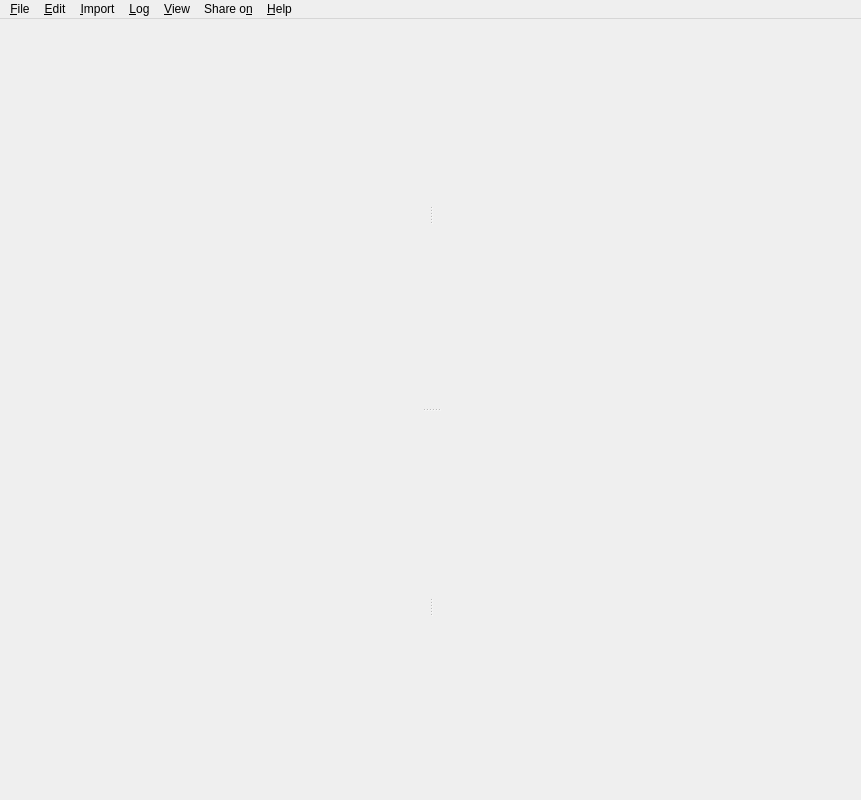
<?xml version="1.0" encoding="UTF-8"?>
<ui version="4.0">
 <class>MainWindow</class>
 <widget class="QMainWindow" name="MainWindow">
  <property name="geometry">
   <rect>
    <x>0</x>
    <y>0</y>
    <width>861</width>
    <height>800</height>
   </rect>
  </property>
  <widget class="QWidget" name="centralwidget">
   <layout class="QVBoxLayout" name="fullWindowLayout">
    <property name="spacing">
     <number>0</number>
    </property>
    <property name="leftMargin">
     <number>0</number>
    </property>
    <property name="topMargin">
     <number>0</number>
    </property>
    <property name="rightMargin">
     <number>0</number>
    </property>
    <property name="bottomMargin">
     <number>0</number>
    </property>
    <item>
     <widget class="QSplitter" name="mainSplitter">
      <property name="orientation">
       <enum>Qt::Vertical</enum>
      </property>
      <widget class="QSplitter" name="topSplitter">
       <property name="orientation">
        <enum>Qt::Horizontal</enum>
       </property>
       <widget class="QStackedWidget" name="topLeft"/>
       <widget class="QStackedWidget" name="topRight"/>
      </widget>
      <widget class="QSplitter" name="bottomSplitter">
       <property name="orientation">
        <enum>Qt::Horizontal</enum>
       </property>
       <widget class="QStackedWidget" name="bottomLeft"/>
       <widget class="QStackedWidget" name="bottomRight"/>
      </widget>
     </widget>
    </item>
    <item>
     <widget class="NotificationWidget" name="mainErrorMessage" native="true"/>
    </item>
   </layout>
  </widget>
  <widget class="QMenuBar" name="menubar">
   <property name="geometry">
    <rect>
     <x>0</x>
     <y>0</y>
     <width>861</width>
     <height>29</height>
    </rect>
   </property>
   <widget class="QMenu" name="menuFile">
    <property name="title">
     <string>&amp;File</string>
    </property>
    <addaction name="actionNew"/>
    <addaction name="actionOpen"/>
    <addaction name="actionSave"/>
    <addaction name="actionSaveAs"/>
    <addaction name="actionCloudstorageopen"/>
    <addaction name="actionCloudstoragesave"/>
    <addaction name="actionCloudOnline"/>
    <addaction name="separator"/>
    <addaction name="actionClose"/>
    <addaction name="actionExport"/>
    <addaction name="actionPrint"/>
    <addaction name="actionPreferences"/>
    <addaction name="separator"/>
    <addaction name="actionHash_images"/>
    <addaction name="actionConfigure_Dive_Computer"/>
    <addaction name="actionQuit"/>
   </widget>
   <widget class="QMenu" name="menuLog">
    <property name="title">
     <string>&amp;Log</string>
    </property>
    <addaction name="actionAddDive"/>
    <addaction name="actionDivePlanner"/>
    <addaction name="actionReplanDive"/>
    <addaction name="copy"/>
    <addaction name="paste"/>
    <addaction name="separator"/>
    <addaction name="actionRenumber"/>
    <addaction name="actionAutoGroup"/>
    <addaction name="separator"/>
    <addaction name="actionEditDeviceNames"/>
    <addaction name="actionFilterTags"/>
   </widget>
   <widget class="QMenu" name="menuView">
    <property name="title">
     <string>&amp;View</string>
    </property>
    <addaction name="actionViewAll"/>
    <addaction name="actionViewList"/>
    <addaction name="actionViewProfile"/>
    <addaction name="actionViewInfo"/>
    <addaction name="actionViewMap"/>
    <addaction name="separator"/>
    <addaction name="actionYearlyStatistics"/>
    <addaction name="actionPreviousDC"/>
    <addaction name="actionNextDC"/>
    <addaction name="separator"/>
    <addaction name="actionFullScreen"/>
   </widget>
   <widget class="QMenu" name="menuHelp">
    <property name="title">
     <string>&amp;Help</string>
    </property>
    <addaction name="actionAboutSubsurface"/>
    <addaction name="action_Check_for_Updates"/>
    <addaction name="actionUserSurvey"/>
    <addaction name="actionUserManual"/>
   </widget>
   <widget class="QMenu" name="menuImport">
    <property name="title">
     <string>&amp;Import</string>
    </property>
    <addaction name="actionDownloadDC"/>
    <addaction name="actionImportDiveLog"/>
    <addaction name="actionDivelogs_de"/>
   </widget>
   <widget class="QMenu" name="menu_Edit">
    <property name="title">
     <string>&amp;Edit</string>
    </property>
   </widget>
   <widget class="QMenu" name="menuShare_on">
    <property name="title">
     <string>Share o&amp;n</string>
    </property>
    <addaction name="separator"/>
   </widget>
   <addaction name="menuFile"/>
   <addaction name="menu_Edit"/>
   <addaction name="menuImport"/>
   <addaction name="menuLog"/>
   <addaction name="menuView"/>
   <addaction name="menuShare_on"/>
   <addaction name="menuHelp"/>
  </widget>
  <action name="actionNew">
   <property name="text">
    <string>&amp;New logbook</string>
   </property>
   <property name="toolTip">
    <string>New</string>
   </property>
   <property name="shortcut">
    <string notr="true">Ctrl+N</string>
   </property>
  </action>
  <action name="actionOpen">
   <property name="text">
    <string>&amp;Open logbook</string>
   </property>
   <property name="toolTip">
    <string>Open</string>
   </property>
   <property name="shortcut">
    <string notr="true">Ctrl+O</string>
   </property>
  </action>
  <action name="actionSave">
   <property name="text">
    <string>&amp;Save</string>
   </property>
   <property name="toolTip">
    <string>Save</string>
   </property>
   <property name="shortcut">
    <string notr="true">Ctrl+S</string>
   </property>
  </action>
  <action name="actionSaveAs">
   <property name="text">
    <string>Sa&amp;ve as</string>
   </property>
   <property name="toolTip">
    <string>Save as</string>
   </property>
   <property name="shortcut">
    <string notr="true">Ctrl+Shift+S</string>
   </property>
  </action>
  <action name="actionClose">
   <property name="text">
    <string>&amp;Close</string>
   </property>
   <property name="toolTip">
    <string>Close</string>
   </property>
   <property name="shortcut">
    <string notr="true">Ctrl+W</string>
   </property>
  </action>
  <action name="actionPrint">
   <property name="text">
    <string>&amp;Print</string>
   </property>
   <property name="shortcut">
    <string notr="true">Ctrl+P</string>
   </property>
  </action>
  <action name="actionPreferences">
   <property name="text">
    <string>P&amp;references</string>
   </property>
   <property name="shortcut">
    <string notr="true">Ctrl+,</string>
   </property>
   <property name="menuRole">
    <enum>QAction::PreferencesRole</enum>
   </property>
  </action>
  <action name="actionQuit">
   <property name="text">
    <string>&amp;Quit</string>
   </property>
   <property name="shortcut">
    <string notr="true">Ctrl+Q</string>
   </property>
   <property name="menuRole">
    <enum>QAction::QuitRole</enum>
   </property>
  </action>
  <action name="actionDownloadDC">
   <property name="text">
    <string>Import from &amp;dive computer</string>
   </property>
   <property name="shortcut">
    <string notr="true">Ctrl+D</string>
   </property>
  </action>
  <action name="actionEditDeviceNames">
   <property name="text">
    <string>Edit device &amp;names</string>
   </property>
  </action>
  <action name="actionAddDive">
   <property name="text">
    <string>&amp;Add dive</string>
   </property>
   <property name="shortcut">
    <string notr="true">Ctrl++</string>
   </property>
  </action>
  <action name="copy">
   <property name="text">
    <string>&amp;Copy dive components</string>
   </property>
   <property name="shortcut">
    <string notr="true">Ctrl+C</string>
   </property>
  </action>
  <action name="paste">
   <property name="text">
    <string>&amp;Paste dive components</string>
   </property>
   <property name="shortcut">
    <string notr="true">Ctrl+V</string>
   </property>
  </action>
  <action name="actionRenumber">
   <property name="text">
    <string>&amp;Renumber</string>
   </property>
   <property name="shortcut">
    <string notr="true">Ctrl+R</string>
   </property>
  </action>
  <action name="actionAutoGroup">
   <property name="checkable">
    <bool>true</bool>
   </property>
   <property name="text">
    <string>Auto &amp;group</string>
   </property>
  </action>
  <action name="actionYearlyStatistics">
   <property name="text">
    <string>&amp;Yearly statistics</string>
   </property>
   <property name="shortcut">
    <string notr="true">Ctrl+Y</string>
   </property>
  </action>
  <action name="actionViewList">
   <property name="text">
    <string>&amp;Dive list</string>
   </property>
   <property name="shortcut">
    <string notr="true">Ctrl+2</string>
   </property>
  </action>
  <action name="actionViewProfile">
   <property name="text">
    <string>&amp;Profile</string>
   </property>
   <property name="shortcut">
    <string notr="true">Ctrl+3</string>
   </property>
  </action>
  <action name="actionViewInfo">
   <property name="text">
    <string>&amp;Info</string>
   </property>
   <property name="shortcut">
    <string notr="true">Ctrl+4</string>
   </property>
  </action>
  <action name="actionViewAll">
   <property name="text">
    <string>&amp;All</string>
   </property>
   <property name="shortcut">
    <string notr="true">Ctrl+1</string>
   </property>
  </action>
  <action name="actionPreviousDC">
   <property name="text">
    <string>P&amp;revious DC</string>
   </property>
   <property name="shortcut">
    <string notr="true">Left</string>
   </property>
  </action>
  <action name="actionNextDC">
   <property name="text">
    <string>&amp;Next DC</string>
   </property>
   <property name="shortcut">
    <string notr="true">Right</string>
   </property>
  </action>
  <action name="actionAboutSubsurface">
   <property name="text">
    <string>&amp;About Subsurface</string>
   </property>
   <property name="menuRole">
    <enum>QAction::AboutRole</enum>
   </property>
  </action>
  <action name="actionUserManual">
   <property name="text">
    <string>User &amp;manual</string>
   </property>
   <property name="shortcut">
    <string notr="true">F1</string>
   </property>
  </action>
  <action name="actionViewMap">
   <property name="text">
    <string>&amp;Map</string>
   </property>
   <property name="shortcut">
    <string notr="true">Ctrl+5</string>
   </property>
  </action>
  <action name="actionDivePlanner">
   <property name="text">
    <string>P&amp;lan dive</string>
   </property>
   <property name="shortcut">
    <string notr="true">Ctrl+L</string>
   </property>
  </action>
  <action name="actionImportDiveLog">
   <property name="text">
    <string>&amp;Import log files</string>
   </property>
   <property name="toolTip">
    <string>Import divelog files from other applications</string>
   </property>
   <property name="shortcut">
    <string notr="true">Ctrl+I</string>
   </property>
  </action>
  <action name="actionDivelogs_de">
   <property name="text">
    <string>Import &amp;from divelogs.de</string>
   </property>
  </action>
  <action name="actionFullScreen">
   <property name="checkable">
    <bool>true</bool>
   </property>
   <property name="text">
    <string>&amp;Full screen</string>
   </property>
   <property name="toolTip">
    <string>Toggle full screen</string>
   </property>
   <property name="shortcut">
    <string notr="true">F11</string>
   </property>
  </action>
  <action name="action_Check_for_Updates">
   <property name="text">
    <string>&amp;Check for updates</string>
   </property>
  </action>
  <action name="actionExport">
   <property name="text">
    <string>&amp;Export</string>
   </property>
   <property name="toolTip">
    <string>Export dive logs</string>
   </property>
   <property name="shortcut">
    <string notr="true">Ctrl+E</string>
   </property>
  </action>
  <action name="actionConfigure_Dive_Computer">
   <property name="text">
    <string>Configure &amp;dive computer</string>
   </property>
   <property name="shortcut">
    <string notr="true">Ctrl+Shift+C</string>
   </property>
   <property name="menuRole">
    <enum>QAction::NoRole</enum>
   </property>
  </action>
  <action name="actionReplanDive">
   <property name="text">
    <string>Edit &amp;dive in planner</string>
   </property>
  </action>
  <action name="profPO2">
   <property name="checkable">
    <bool>true</bool>
   </property>
   <property name="icon">
    <iconset>
     <normaloff>:pp-o2-icon</normaloff>:pp-o2-icon</iconset>
   </property>
   <property name="text">
    <string>Toggle pO₂ graph</string>
   </property>
  </action>
  <action name="profPn2">
   <property name="checkable">
    <bool>true</bool>
   </property>
   <property name="icon">
    <iconset>
     <normaloff>:pp-n2-icon</normaloff>:pp-n2-icon</iconset>
   </property>
   <property name="text">
    <string>Toggle pN₂ graph</string>
   </property>
  </action>
  <action name="profPhe">
   <property name="checkable">
    <bool>true</bool>
   </property>
   <property name="icon">
    <iconset>
     <normaloff>:pp-he-icon</normaloff>:pp-he-icon</iconset>
   </property>
   <property name="text">
    <string>Toggle pHe graph</string>
   </property>
  </action>
  <action name="profDcCeiling">
   <property name="checkable">
    <bool>true</bool>
   </property>
   <property name="icon">
    <iconset>
     <normaloff>:ceiling-dc-icon</normaloff>:ceiling-dc-icon</iconset>
   </property>
   <property name="text">
    <string>Toggle DC reported ceiling</string>
   </property>
  </action>
  <action name="profCalcCeiling">
   <property name="checkable">
    <bool>true</bool>
   </property>
   <property name="icon">
    <iconset>
     <normaloff>:ceiling-calculated-icon</normaloff>:ceiling-calculated-icon</iconset>
   </property>
   <property name="text">
    <string>Toggle calculated ceiling</string>
   </property>
  </action>
  <action name="profCalcAllTissues">
   <property name="checkable">
    <bool>true</bool>
   </property>
   <property name="icon">
    <iconset>
     <normaloff>:ceiling-tissues-icon</normaloff>:ceiling-tissues-icon</iconset>
   </property>
   <property name="text">
    <string>Toggle calculating all tissues</string>
   </property>
  </action>
  <action name="profIncrement3m">
   <property name="checkable">
    <bool>true</bool>
   </property>
   <property name="icon">
    <iconset>
     <normaloff>:ceiling-increments-icon</normaloff>:ceiling-increments-icon</iconset>
   </property>
   <property name="text">
    <string>Toggle calculated ceiling with 3m increments</string>
   </property>
  </action>
  <action name="profHR">
   <property name="checkable">
    <bool>true</bool>
   </property>
   <property name="icon">
    <iconset>
     <normaloff>:rate-heart-icon</normaloff>:rate-heart-icon</iconset>
   </property>
   <property name="text">
    <string>Toggle heart rate</string>
   </property>
  </action>
  <action name="profMod">
   <property name="checkable">
    <bool>true</bool>
   </property>
   <property name="icon">
    <iconset>
     <normaloff>:depth-mod-icon</normaloff>:depth-mod-icon</iconset>
   </property>
   <property name="text">
    <string>Toggle MOD</string>
   </property>
  </action>
  <action name="profEad">
   <property name="checkable">
    <bool>true</bool>
   </property>
   <property name="icon">
    <iconset>
     <normaloff>:depth-ead-icon</normaloff>:depth-ead-icon</iconset>
   </property>
   <property name="text">
    <string>Toggle EAD, END, EADD</string>
   </property>
  </action>
  <action name="profNdl_tts">
   <property name="checkable">
    <bool>true</bool>
   </property>
   <property name="icon">
    <iconset>
     <normaloff>:depth-ndl-icon</normaloff>:depth-ndl-icon</iconset>
   </property>
   <property name="text">
    <string>Toggle NDL, TTS</string>
   </property>
  </action>
  <action name="profSAC">
   <property name="checkable">
    <bool>true</bool>
   </property>
   <property name="icon">
    <iconset>
     <normaloff>:rate-sac-icon</normaloff>:rate-sac-icon</iconset>
   </property>
   <property name="text">
    <string>Toggle SAC rate</string>
   </property>
  </action>
  <action name="profRuler">
   <property name="checkable">
    <bool>true</bool>
   </property>
   <property name="icon">
    <iconset>
     <normaloff>:ruler-icon</normaloff>:ruler-icon</iconset>
   </property>
   <property name="text">
    <string>Toggle ruler</string>
   </property>
  </action>
  <action name="profScaled">
   <property name="checkable">
    <bool>true</bool>
   </property>
   <property name="icon">
    <iconset>
     <normaloff>:scale-graph-icon</normaloff>:scale-graph-icon</iconset>
   </property>
   <property name="text">
    <string>Scale graph</string>
   </property>
  </action>
  <action name="profTogglePicture">
   <property name="checkable">
    <bool>true</bool>
   </property>
   <property name="icon">
    <iconset>
     <normaloff>:photo-icon</normaloff>:photo-icon</iconset>
   </property>
   <property name="text">
    <string>Toggle media</string>
   </property>
  </action>
  <action name="profTankbar">
   <property name="checkable">
    <bool>true</bool>
   </property>
   <property name="icon">
    <iconset>
     <normaloff>:gaschange-icon</normaloff>:gaschange-icon</iconset>
   </property>
   <property name="text">
    <string>Toggle gas bar</string>
   </property>
  </action>
  <action name="actionFilterTags">
   <property name="checkable">
    <bool>true</bool>
   </property>
   <property name="text">
    <string>&amp;Filter divelist</string>
   </property>
   <property name="shortcut">
    <string notr="true">Ctrl+F</string>
   </property>
  </action>
  <action name="profTissues">
   <property name="checkable">
    <bool>true</bool>
   </property>
   <property name="icon">
    <iconset>
     <normaloff>:heatmap-icon</normaloff>:heatmap-icon</iconset>
   </property>
   <property name="text">
    <string>Toggle tissue heat-map</string>
   </property>
  </action>
  <action name="actionUserSurvey">
   <property name="text">
    <string>User &amp;survey</string>
   </property>
  </action>
  <action name="action_Undo">
   <property name="text">
    <string>&amp;Undo</string>
   </property>
   <property name="shortcut">
    <string notr="true">Ctrl+Z</string>
   </property>
  </action>
  <action name="action_Redo">
   <property name="text">
    <string>&amp;Redo</string>
   </property>
   <property name="shortcut">
    <string notr="true">Ctrl+Shift+Z</string>
   </property>
  </action>
  <action name="actionHash_images">
   <property name="text">
    <string>&amp;Find moved media files</string>
   </property>
  </action>
  <action name="actionCloudstorageopen">
   <property name="text">
    <string>Open c&amp;loud storage</string>
   </property>
  </action>
  <action name="actionCloudstoragesave">
   <property name="text">
    <string>Save to clo&amp;ud storage</string>
   </property>
  </action>
  <action name="actionManage_dive_sites">
   <property name="text">
    <string>&amp;Manage dive sites</string>
   </property>
  </action>
  <action name="actionDiveSiteEdit">
   <property name="text">
    <string>Dive Site &amp;Edit</string>
   </property>
  </action>
  <action name="actionFacebook">
   <property name="text">
    <string>Facebook</string>
   </property>
  </action>
  <action name="actionCloudOnline">
   <property name="checkable">
    <bool>true</bool>
   </property>
   <property name="text">
    <string>Cloud stora&amp;ge online</string>
   </property>
  </action>
 </widget>
 <customwidgets>
  <customwidget>
   <class>NotificationWidget</class>
   <extends>QWidget</extends>
   <header>desktop-widgets/notificationwidget.h</header>
   <container>1</container>
  </customwidget>
 </customwidgets>
 <resources>
  <include location="../subsurface.qrc"/>
 </resources>
 <connections/>
</ui>
